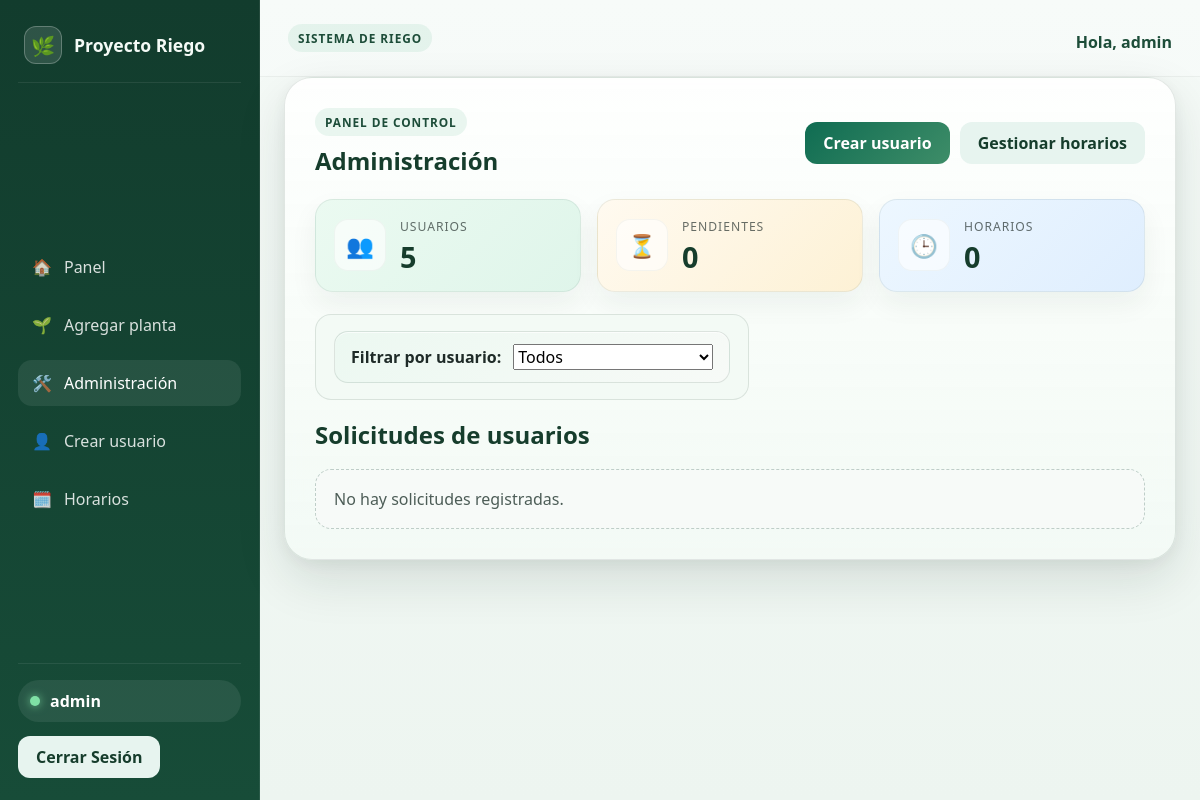
The app's page /admin-dashboard/ (signed in), older data.
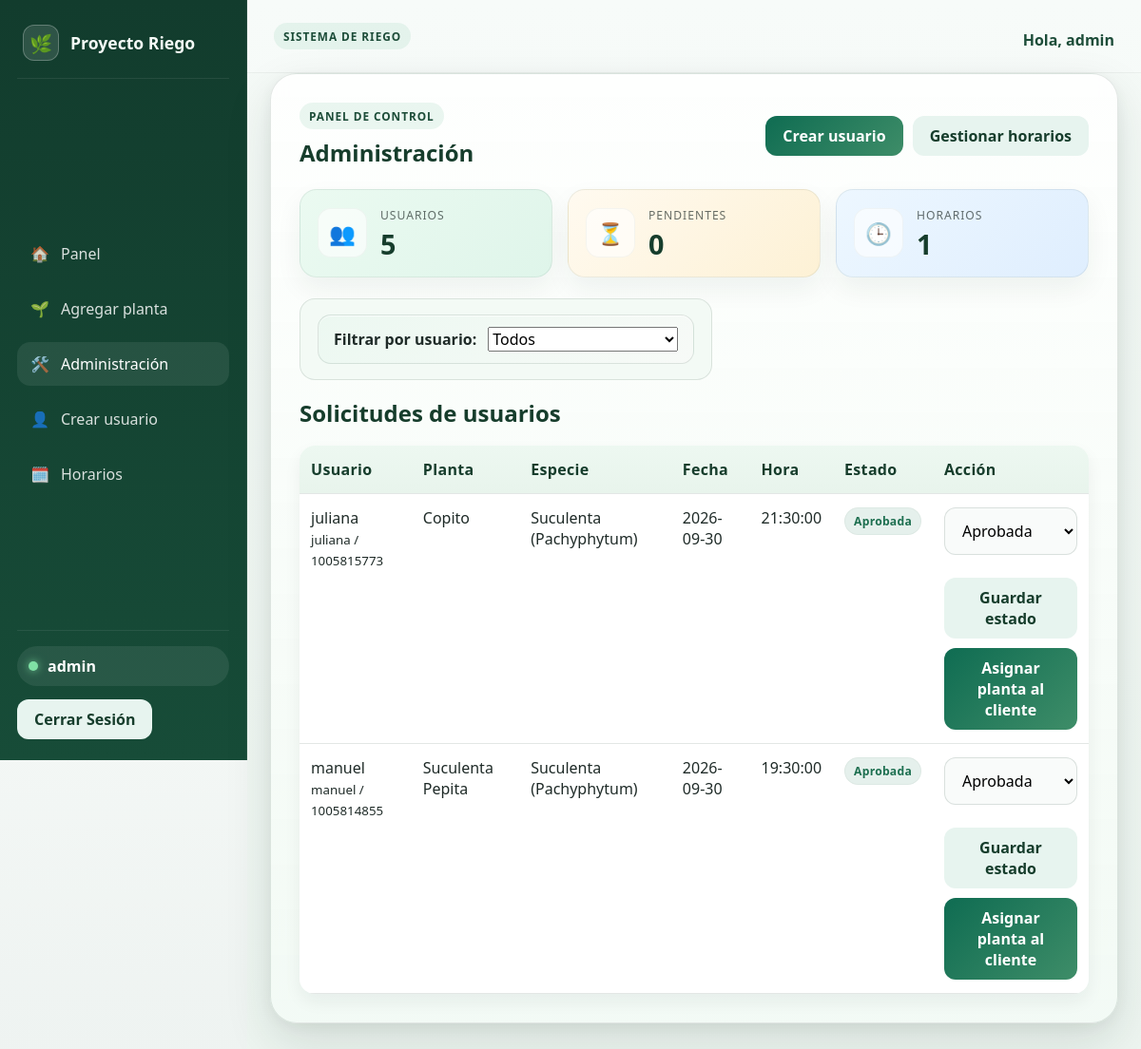
The same page, newer data.
### riego/models.py (models this page shows, shortened)
class SolicitudPlanta(models.Model):
    class Estado(models.TextChoices):
        PENDIENTE = 'pendiente', 'Pendiente'
        APROBADA = 'aprobada', 'Aprobada'
        RECHAZADA = 'rechazada', 'Rechazada'
    usuario = models.ForeignKey(User, on_delete=models.CASCADE, related_name='solicitudes_plantas')
    especie = models.ForeignKey(Especie, on_delete=models.PROTECT)
    apodo = models.CharField(max_length=100, blank=True, help_text="Nombre con el que quieres identificar la planta")
    fecha_cita = models.DateField()
    hora_cita = models.TimeField()
    estado = models.CharField(max_length=20, choices=Estado.choices, default=Estado.PENDIENTE)
    created_at = models.DateTimeField(auto_now_add=True)

class PerfilUsuario(models.Model):
    user = models.OneToOneField(User, on_delete=models.CASCADE, related_name='perfil')
    nombre = models.CharField(max_length=120, blank=True)
    cedula = models.CharField(max_length=20, blank=True)

class Especie(models.Model):
    nombre = models.CharField(max_length=100, help_text="Ej: Tomate, Lechuga")
    foto = models.ImageField(upload_to='especies/', blank=True)

### riego/views.py (the view, shortened to what this page needs)
# urls.py: path('admin-dashboard/', views.admin_dashboard, name='admin_dashboard'),
@staff_member_required
@never_cache
def admin_dashboard(request):
    usuarios = User.objects.filter(is_staff=False).order_by('username')
    solicitudes = SolicitudPlanta.objects.select_related('usuario', 'especie').order_by('-created_at')
    usuario_filtro = request.GET.get('usuario')
    if usuario_filtro:
        solicitudes = solicitudes.filter(usuario_id=usuario_filtro)
    return render(request, 'riego/admin_dashboard.html', {
        'usuarios': usuarios,
        'solicitudes': solicitudes,
        'usuario_filtro': usuario_filtro,
        'total_usuarios': usuarios.count(),
        'solicitudes_pendientes': SolicitudPlanta.objects.filter(estado=SolicitudPlanta.Estado.PENDIENTE).count(),
        'horarios_disponibles': HorarioDisponible.objects.filter(disponible=True).count(),
    })

### riego/templates/riego/admin_dashboard.html (shortened to what the changed rows need)
{% extends 'riego/base.html' %}
{% block contenido %}
    <div class="page-card dashboard-shell">
        <div class="page-header dashboard-header">
            <div>
                <h2>Administración</h2>
            </div>
            <div class="page-actions">
            </div>
        </div>
        <div class="stats-grid">
            <div class="stat-card stat-card-green">
            </div>
            <div class="stat-card stat-card-amber">
            </div>
            <div class="stat-card stat-card-blue">
                <div>
                    <small>Horarios</small>
                    <strong>{{ horarios_disponibles }}</strong>
                </div>
            </div>
        </div>
        <div class="metric-row">
            <div class="card-mini">
            </div>
        </div>
        <h3 class="section-title">Solicitudes de usuarios</h3>
        {% if solicitudes %}
            <table class="data-table">
                <thead>
                    <tr>
                        <th>Usuario</th>
                        <th>Planta</th>
                        <th>Especie</th>
                        <th>Fecha</th>
                        <th>Hora</th>
                        <th>Estado</th>
                        <th>Acción</th>
                    </tr>
                </thead>
                <tbody>
                    {% for solicitud in solicitudes %}
                        <tr>
                            <td>
                                {{ solicitud.usuario.username }}<br>
                                <small>{{ solicitud.usuario.perfil.nombre|default:'Sin nombre' }} / {{ solicitud.usuario.perfil.cedula|default:'Sin cédula' }}</small>
                            </td>
                            <td>{{ solicitud.apodo|default:solicitud.especie.nombre }}</td>
                            <td>{{ solicitud.especie.nombre }}</td>
                            <td>{{ solicitud.fecha_cita|date:"Y-m-d" }}</td>
                            <td>{{ solicitud.hora_cita|time:"H:i:s" }}</td>
                            <td>
                                <span class="status-badge {% if solicitud.estado == 'pendiente' %}pending{% elif solicitud.estado == 'aprobada' %}approved{% else %}rejected{% endif %}">
                                    {{ solicitud.get_estado_display }}
                                </span>
                            </td>
                            <td>
                                <form method="post" class="form-layout">
                                    <select name="estado">
                                        <option value="aprobada" {% if solicitud.estado == 'aprobada' %}selected{% endif %}>Aprobada</option>
                                    </select>
                                    <div style="margin-top: 10px;">
                                        <button class="btn btn-secondary" type="submit">Guardar estado</button>
                                    </div>
                                </form>
                                <form method="post" style="margin-top: 10px;">
                                    <button class="btn btn-primary" type="submit">Asignar planta al cliente</button>
                                </form>
                            </td>
                        </tr>
                    {% endfor %}
                </tbody>
            </table>
        {% else %}
            <div class="empty-state">No hay solicitudes registradas.</div>
        {% endif %}
    </div>
{% endblock %}

Row changes from the older to the newer data that the page shows:
added SolicitudPlanta: usuario.username "juliana", usuario.perfil.nombre "juliana", usuario.perfil.cedula "1005815773", apodo "Copito", especie.nombre "Suculenta (Pachyphytum)", fecha_cita "2026-09-30", hora_cita "21:30:00", estado "Aprobada"
added SolicitudPlanta: usuario.username "manuel", usuario.perfil.nombre "manuel", usuario.perfil.cedula "1005814855", apodo "Suculenta Pepita", especie.nombre "Suculenta (Pachyphytum)", fecha_cita "2026-09-30", hora_cita "19:30:00", estado "Aprobada"
Text that changed along with them:
{{ horarios_disponibles }}: "0" → "1"
text no longer shown: "No hay solicitudes registradas."
text now shown: "Usuario Planta Especie Fecha Hora Estado Acción"
